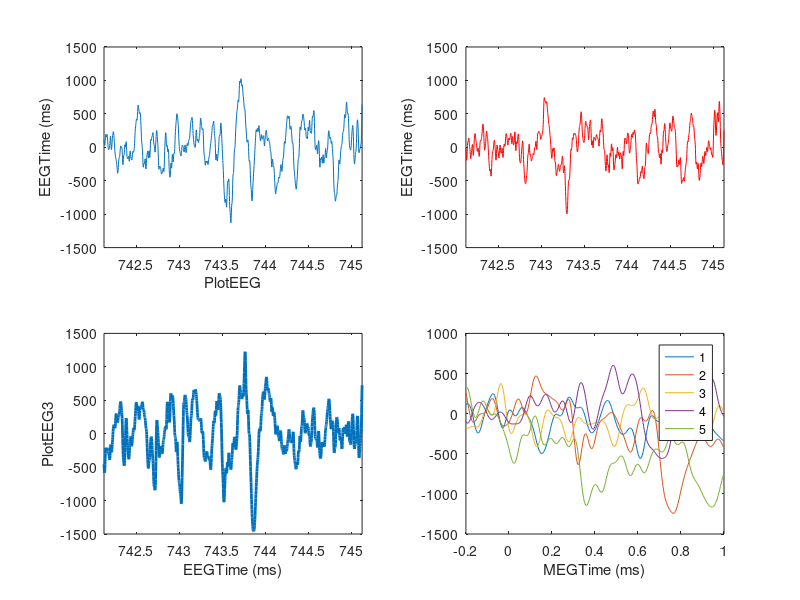
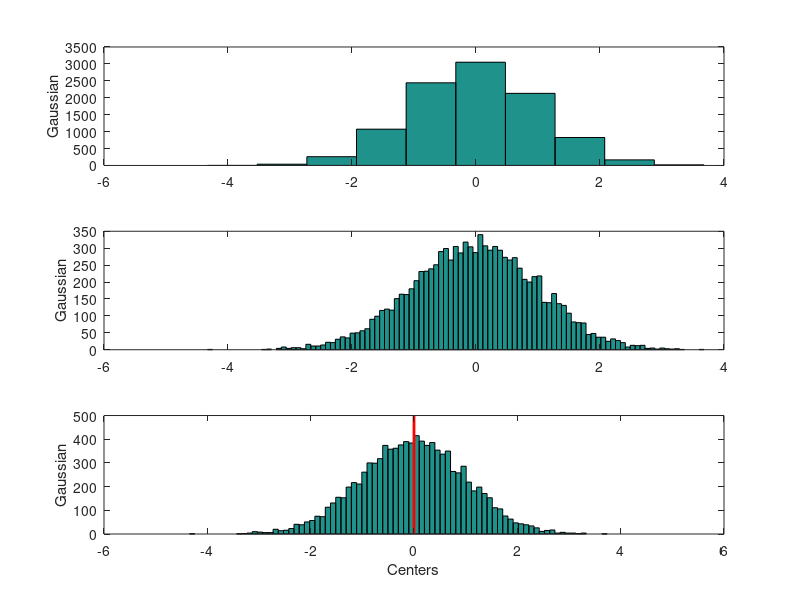
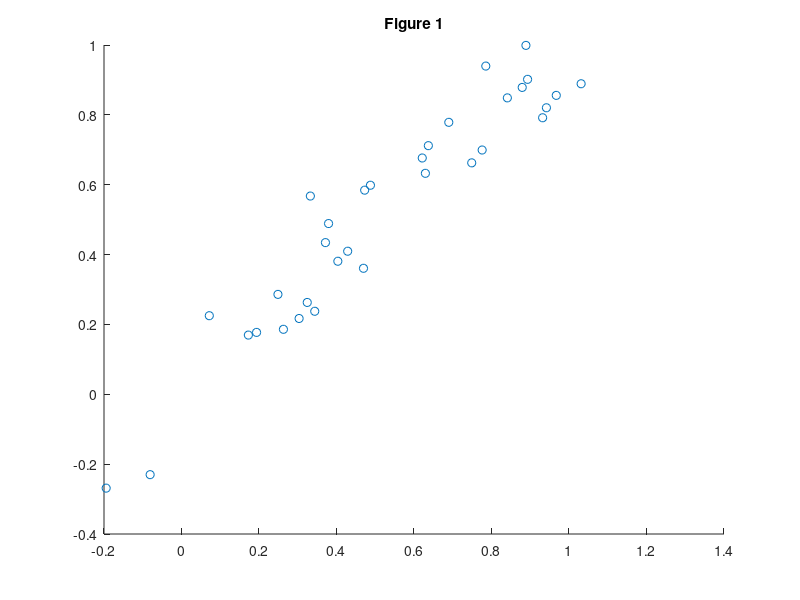

Here is the MATLAB script that generated these plots, in order:
%Q1

%load data
load('PlottingData.mat')

%Sub plot 1
figure; subplot(2,2,1);plot(EEGTime,PlotEEG)
xlim([742.1230 745.1230])
ylabel('EEGTime (ms)')
xlabel('PlotEEG')

hold on

%Sub plot 2
subplot(2,2,2);plot(EEGTime, PlotEEG2, 'r')
ylim([-1500 1500])
xlim([742.1230 745.1230])
ylabel('EEGTime (ms)')



%Sub plot 3
subplot(2,2,3);plot(EEGTime, PlotEEG3, 'LineWidth',2)
xlim([742.1230 745.1230])
ylabel('PlotEEG3')
xlabel('EEGTime (ms)')

%Sub plot 4
subplot(2,2,4);plot(MEGTime, PlotMEG)
xlabel('MEGTime (ms)')
legend('1','2', '3','4','5')

%Q2
Gaussian = randn(10000,1);
figure; subplot(3,1,1);hist(Gaussian)
ylabel('Gaussian')
hold on

subplot(3,1,2);hist(Gaussian, 101)
ylabel('Gaussian')

b = linspace(-5, 5)
centers = [b];
a = median(Gaussian)

subplot(3,1,3);hist(Gaussian, centers)
ylabel('Gaussian')
xlabel('Centers')
line([0 0], ylim, 'LineWidth', 2, 'Color', 'r');


hold off

%Q3:
figure; scatter(ScatterX, ScatterY)
title('Figure 1')

%Figure properties
%Plot browser > marker * > Property marker edge colour > magenta
%Edit > axis properties > x scale > log
%Edit > axis properties > y scale > log
%Edit > axis properties > x limits -.01 to 10^1 
%Edit > axis properties > y axis > y limits 0 to 0.9